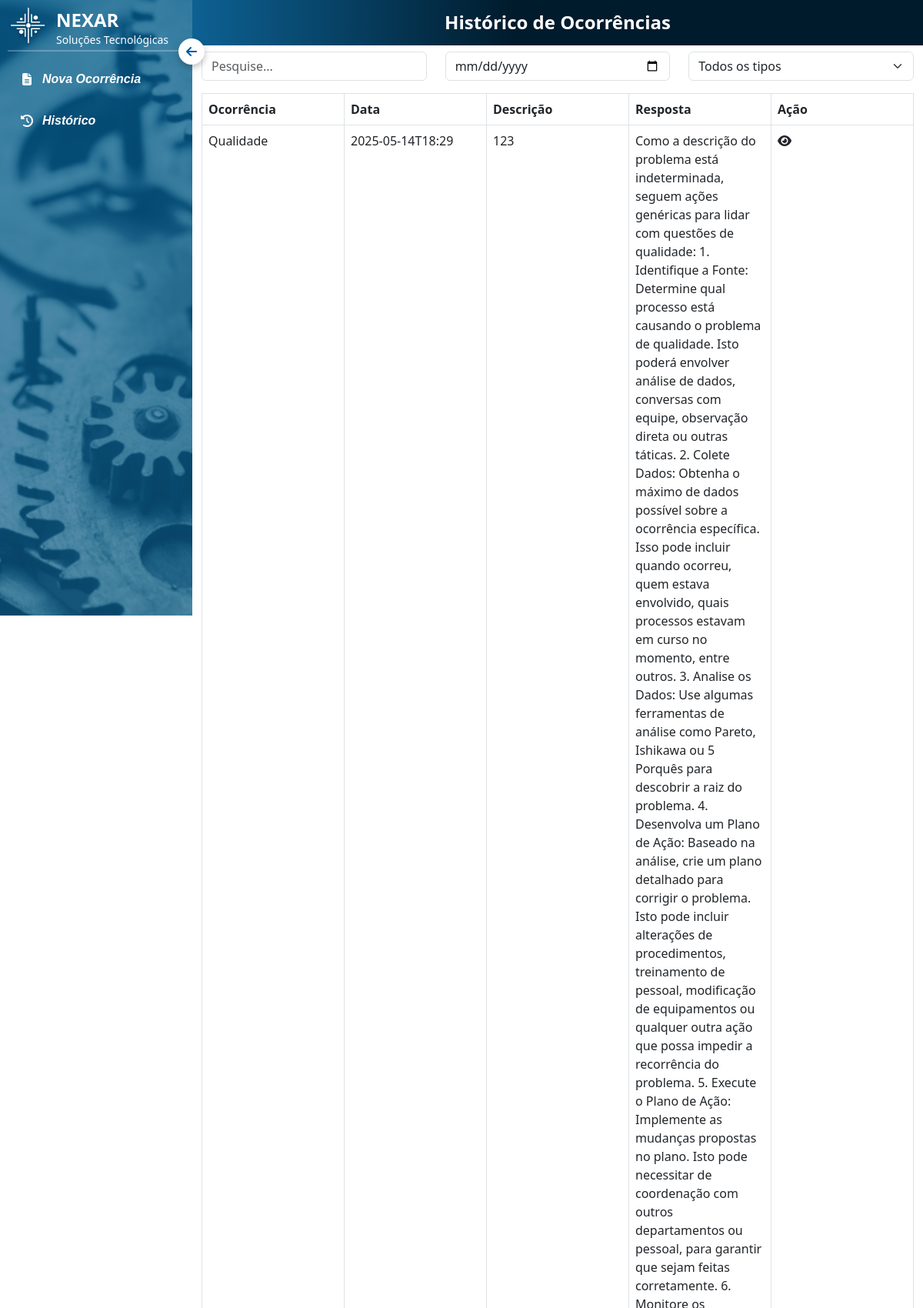
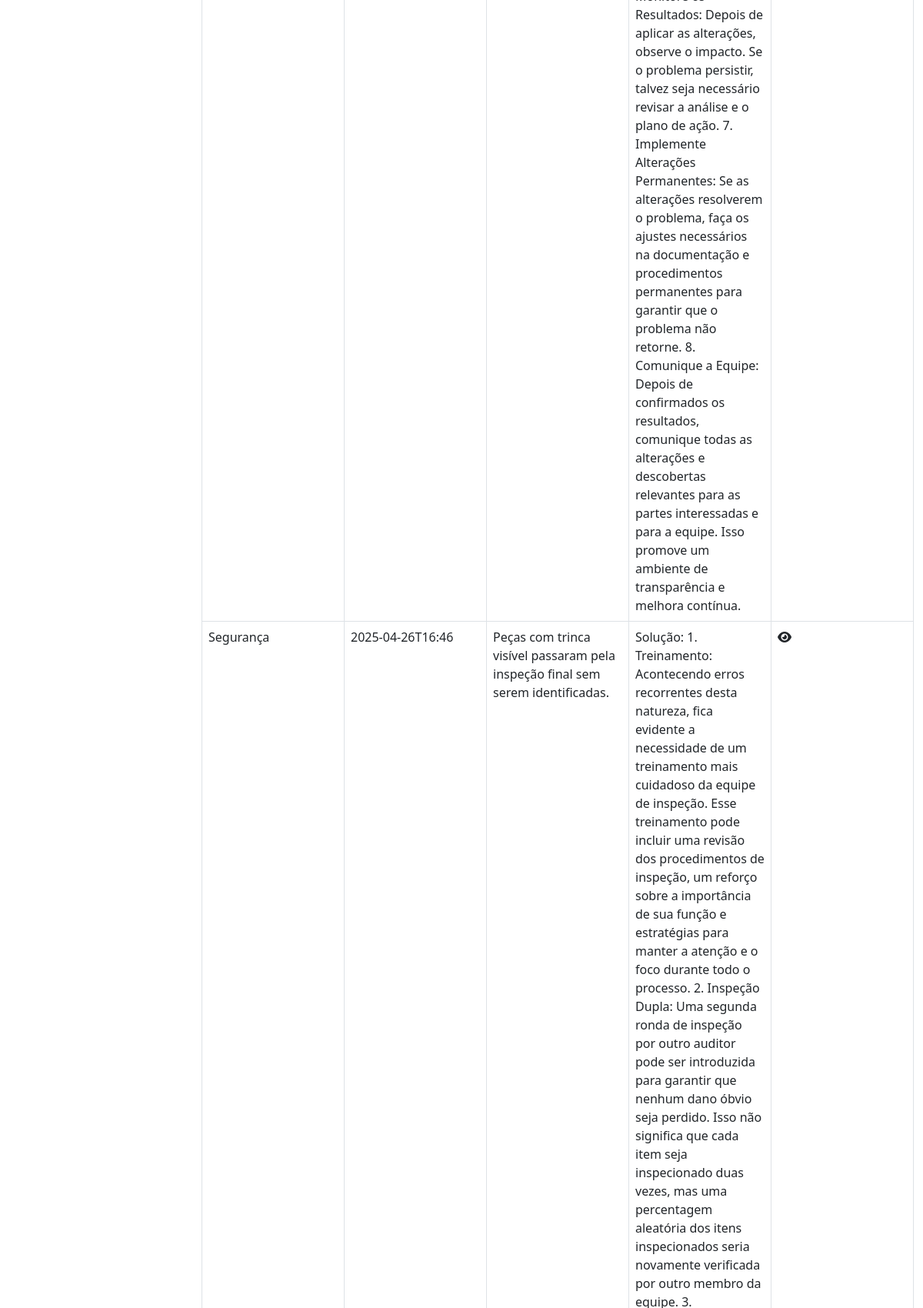
The page /historico (upper part) on the database its author committed (2 pictures, top to bottom).
### tables this page shows
CREATE TABLE ocorrencias (
            id INTEGER PRIMARY KEY AUTOINCREMENT,
            data_ocorrencia TEXT,
            nome_operador TEXT,
            setor_area TEXT,
            descricao TEXT,
            tipo_ocorrencia TEXT,
            nivel_impacto TEXT,
            problema_recorrente TEXT,
            detalhamento_tecnico TEXT,
            resposta_ia TEXT,
            imagem_url TEXT,
            data_registro DATETIME DEFAULT CURRENT_TIMESTAMP
        );

### app.py (the view)
@app.route('/historico')
def historico():
    try:
        conn = sqlite3.connect('qrqc.db')
        conn.row_factory = sqlite3.Row  # permite acessar os dados como dicionário
        cursor = conn.cursor()
        cursor.execute("SELECT * FROM ocorrencias ORDER BY data_registro DESC")
        ocorrencias = cursor.fetchall()
        conn.close()
        return render_template('historico.html', ocorrencias=ocorrencias)
    except Exception as e:
        print(f"Erro ao buscar histórico: {e}")
        return render_template('historico.html', ocorrencias=[])

### templates/historico.html (shortened to what this page needs)
{% extends 'menu.html' %}
{% block content %}
<!DOCTYPE html>
<html lang="en">
<head>
  <link rel="stylesheet" href="/static/css/telainicial.css" />
  <link rel="stylesheet" href="/static/css/historico.css" />
  <link href="https://cdn.jsdelivr.net/npm/bootstrap@5.3.0/dist/css/bootstrap.min.css" rel="stylesheet" />
  <link href="https://cdn.jsdelivr.net/npm/bootstrap-icons/font/bootstrap-icons.css" rel="stylesheet" />
  <link href="https://cdnjs.cloudflare.com/ajax/libs/font-awesome/6.4.2/css/all.min.css" rel="stylesheet" />
</head>
<body>
  <div class="content" id="content">
    <h1 class="header">Histórico de Ocorrências</h1>
  <div class="container">
    <div class="row mb-3">
      <div class="col-md-4">
        <input id="searchInput" class="form-control" type="text" placeholder="Pesquise..." />
      </div>
      <div class="col-md-4">
        <input id="dateInput" class="form-control" type="date" />
      </div>
      <div class="col-md-4">
        <select id="tipoSelect" class="form-select">
          <option value="">Todos os tipos</option>
        </select>
      </div>
    </div>
    <table class="table table-bordered">
      <thead>
        <tr>
          <th>Ocorrência</th>
          <th>Data</th>
          <th>Descrição</th>
          <th>Resposta</th>
          <th>Ação</th>
        </tr>
      </thead>
      <tbody id="tableBody">
        {% for ocorrencia in ocorrencias %}
        <tr>
          <td>{{ ocorrencia.tipo_ocorrencia }}</td>
          <td>{{ ocorrencia.data_ocorrencia }}</td>
          <td>{{ ocorrencia.descricao }}</td>
          <td>{{ ocorrencia.resposta_ia }}</td>
          <td>
            <i class="fa fa-eye btn-abrir-modal" data-bs-toggle="modal" data-bs-target="#detalhesModal"
               data-ocorrencia="{{ ocorrencia.tipo_ocorrencia }}"
               data-data="{{ ocorrencia.data_ocorrencia }}"
               data-descricao="{{ ocorrencia.descricao }}"
               data-resposta="{{ ocorrencia.resposta_ia }}"></i>
          </td>
        </tr>
        {% endfor %}
      </tbody>
    </table>
  </div>
</div>
</body>
</html>
{% endblock %}

### templates/menu.html (shortened to what this page needs)
<!DOCTYPE html>
<html lang="pt-br">
  <head>
    <link
    href="https://cdn.jsdelivr.net/npm/bootstrap@5.3.3/dist/css/bootstrap.min.css"
    rel="stylesheet"
  />
  <link
    rel="stylesheet"
    href="https://cdnjs.cloudflare.com/ajax/libs/font-awesome/6.0.0/css/all.min.css"
  />
  <link rel="stylesheet" href="/static/css/menu.css" />
  </head>
  <body>
    <div class="sidebar" id="sidebar" role="navigation">
      <div>
        <div class="logo-container">
          <img
            src="/static/assets/img/nexar_logo_2.png"
            class="img-fluid mb-3"
            alt="Logo da Nexar"
          />
          <div class="text-white">
            <h4 class="fw-bold mb-0 hide-on-collapse">NEXAR</h4>
            <p class="small hide-on-collapse">Soluções Tecnológicas</p>
          </div>
        </div>
        <hr class="divider" />
        <nav class="nav flex-column mt-4">
          <ul class="list-unstyled">
            <li>
              <a class="nav-link" href="{{ url_for('telaInicial') }}"
                ><i class="fas fa-file-alt"></i> <span>Nova Ocorrência</span></a
              >
            </li>
            <li>
              <a class="nav-link" href="{{ url_for('historico') }}"
                ><i class="fas fa-history"></i> <span>Histórico</span></a
              >
            </li>
          </ul>
        </nav>
      </div>
    </div>
    <button
      class="toggle-btn"
      id="toggleSidebar"
      onclick="toggleSidebar()"
      role="button"
    >
      <i class="fas fa-arrow-left"></i>
    </button>
      <div >
        {% block content %}{% endblock %}
      </div>
  </body>
</html>

### static/css/menu.css (style rules this page uses)
body { font-family: Arial, sans-serif; background-color: #f8f9fa; }
.sidebar { background-image: url(/static/assets/img/bg_sidebar.svg); background-position: center; width: 250px; height: 100vh; position: fixed; top: 0; left: 0; padding: 10px; transition: all 0.3s ease-in-out; color: white; display: flex; flex-direction: column; justify-content: space-between; }
.sidebar .nav-link { color: white; font-weight: bold; font-style: italic; font-family: 'Poppins', sans-serif; padding: 15px; border-radius: 10px; display: flex; align-items: center; gap: 10px; transition: 0.3s; }
.sidebar .nav-link i { min-width: 20px; text-align: center; }

### static/css/telainicial.css (style rules this page uses)
.content { margin-left: 250px; transition: margin-left 0.3s ease-in-out; padding: 0; }
.toggle-btn { position: absolute; top: 50px; left: 232px; cursor: pointer; z-index: 1000; background: white; border: none; padding: 5px 10px; border-radius: 35px; transition: left 0.3s ease-in-out; box-shadow: 0 4px 8px rgba(0, 0, 0, 0.25); }
.toggle-btn i { color: #0055a4; transition: transform 0.3s ease; }
.header { background: linear-gradient( to right, #0D6193 0%, #08486E 16%, #001B2C 44%, #001B2C 47% ); color: white; padding: 15px; text-align: center; font-weight: bold; font-size: 1.5rem; width: 100%; box-sizing: border-box; }
.logo-container { display: flex; align-items: center; gap: 10px; }
.hide-on-collapse { display: block; }
.divider { border: 1px solid; height: 2px; background-color: #ffffff; margin: -15px 0; }

### static/css/historico.css (style rules this page uses)
.table { min-width: 100%; table-layout: fixed; }
#tableBody { display: table-row-group; min-height: 200px; }
th { min-width: 150px; }
body { font-family: 'Segoe UI', Tahoma, Geneva, Verdana, sans-serif; font-size: 16px; color: #333; }

### rows shown on the page
ocorrencias: tipo_ocorrencia "Qualidade", data_ocorrencia "2025-05-14T18:29", descricao "123", resposta_ia "Como a descrição do problema está indeterminada, seguem ações genéricas para lidar com questões de qualidade: 1. Identifique a Fonte: Determine qual processo está causando o problema de qualidade. Isto poderá envolver análise de dados, conversas com equipe, observação direta ou outras táticas. 2. Colete Dados: Obtenha o máximo de dados possível sobre a ocorrência específica. Isso pode incluir quando ocorreu, quem estava envolvido, quais processos estavam em curso no momento, entre outros. 3. Analise os Dados: Use algumas ferramentas de análise como Pareto, Ishikawa ou 5 Porquês para descobrir a raiz do problema. 4. Desenvolva um Plano de Ação: Baseado na análise, crie um plano detalhado…"
ocorrencias: tipo_ocorrencia "Segurança", data_ocorrencia "2025-04-26T16:46", descricao "Peças com trinca visível passaram pela inspeção final sem serem identificadas."
